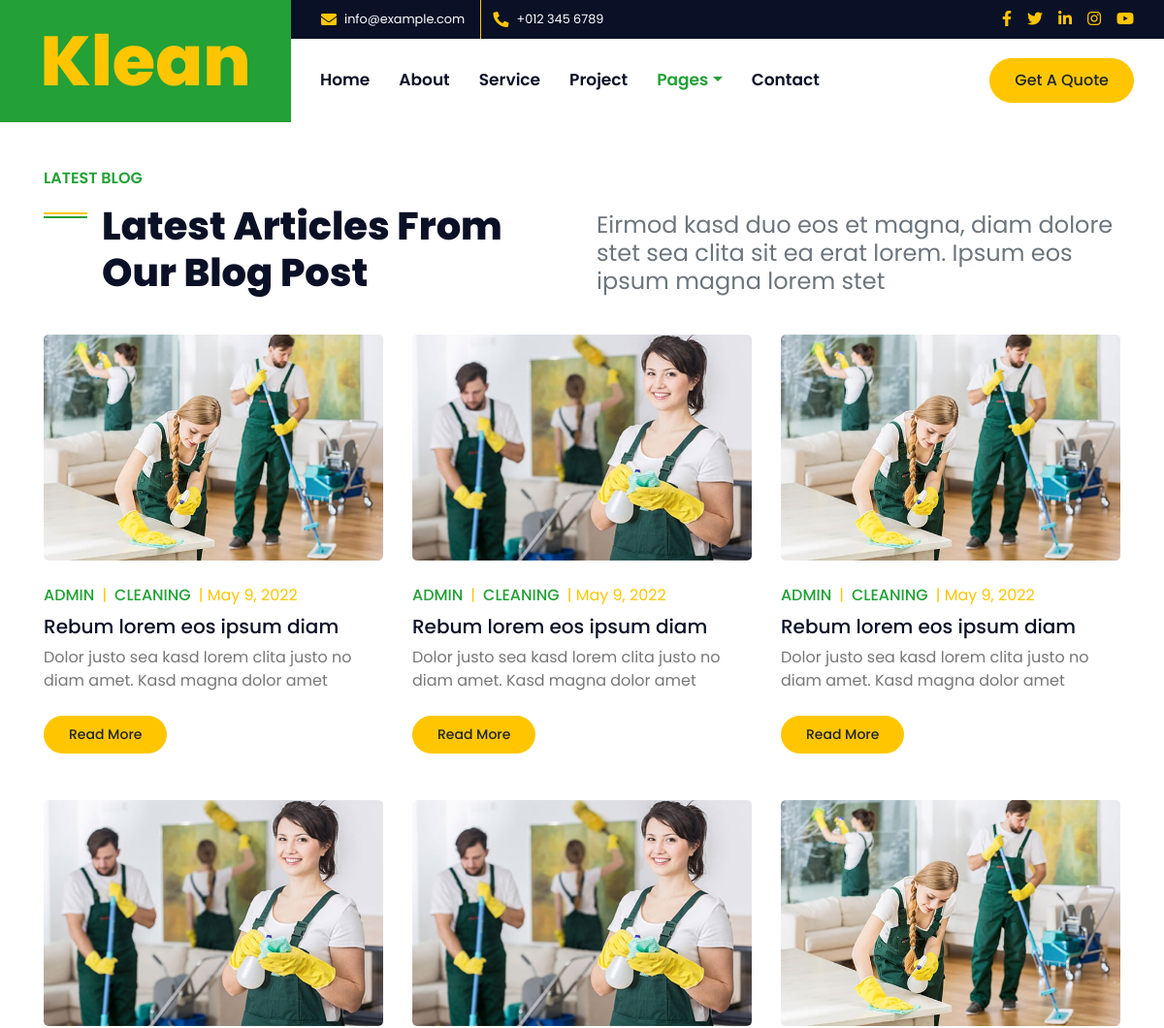
The page /blog/ (upper part) on the database as committed earlier.
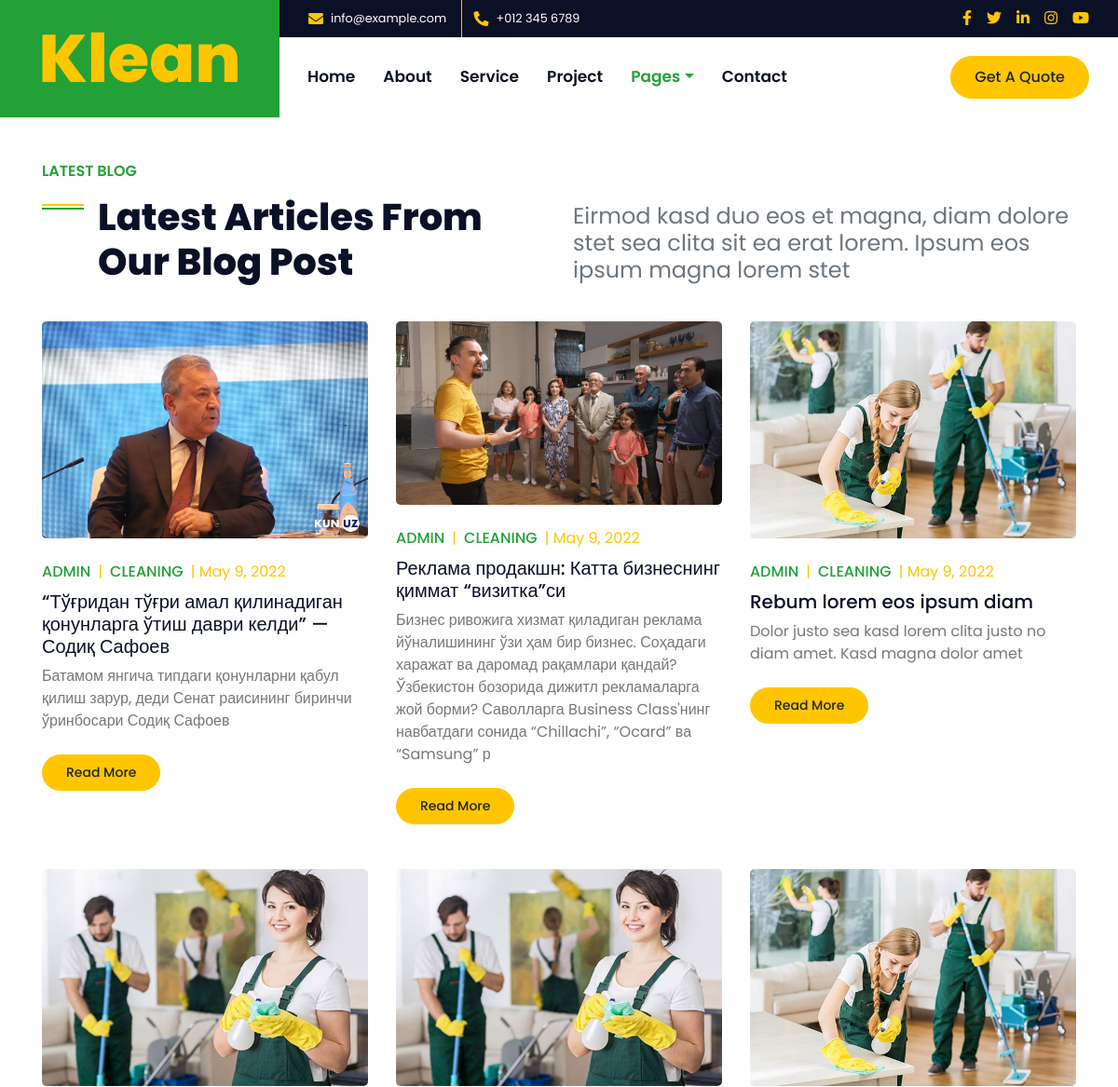
The same page on the database as committed later.
### postapp/models.py (models this page shows, shortened)
class Post(models.Model):
    cat_id = models.ForeignKey(Categorya, on_delete=models.SET_NULL, null=True)
    theme = models.CharField(max_length=100, null=True)
    shortText = models.CharField(max_length=255, null=True)
    text = models.TextField(null=True)
    img = models.ImageField(null=True)
    date = models.DateField(null=True)
    view_count = models.IntegerField(default=0, null=True)
    @property
    def get_image(self):
        try:
            return self.img.url
        except:
            return ''

### postapp/views.py (the view)
# urls.py: 2. Add a URL to urlpatterns:  path('blog/', include('blog.urls'))
def blog(req):
    posts = Post.objects.all()
    paginator = Paginator(posts, 6)  # Show 25 contacts per page.
    page_number = req.GET.get('page')
    page_obj = paginator.get_page(page_number)
    return render(req, 'blog.html',
                  context={
                      'posts':page_obj
                  }
                  )

### template/blog.html (shortened to what this page needs)
{% extends 'base.html' %}
{% load static %}
{% block content %}
    <div class="container-fluid py-5">
        <div class="container">
            <div class="row align-items-end mb-4">
                <div class="col-lg-6">
                    <h6 class="text-secondary font-weight-semi-bold text-uppercase mb-3">Latest Blog</h6>
                    <h1 class="section-title mb-3">Latest Articles From Our Blog Post</h1>
                </div>
                <div class="col-lg-6">
                    <h4 class="font-weight-normal text-muted mb-3">Eirmod kasd duo eos et magna, diam dolore stet sea clita sit ea erat lorem. Ipsum eos ipsum magna lorem stet</h4>
                </div>
            </div>
            <div class="row">
                {% for post in posts %}
                <div class="col-lg-4 col-md-6 mb-5">
                    <div class="position-relative mb-4">
                        <img class="img-fluid rounded w-100" src="{{ post.get_image }}" alt="{{ post.theme }}">
                    </div>
                    <div class="d-flex mb-2">
                        <a class="text-secondary text-uppercase font-weight-medium" href="">Admin</a>
                        <span class="text-primary px-2">|</span>
                        <a class="text-secondary text-uppercase font-weight-medium" href="">Cleaning</a>
                         <span class="text-primary px-2">| {{ post.date }}</span>
                    </div>
                    <h5 class="font-weight-medium mb-2">{{ post.theme }}</h5>
                    <p class="mb-4">{{ post.shortText }}</p>
                    <a class="btn btn-sm btn-primary py-2" href="{% url 'blog_detail' post.id %}">Read More</a>
                </div>
                {% endfor %}
            </div>
        </div>
    </div>
{% endblock content %}

Rows that differ between the two databases and show on the page:
changed Post: get_image: a different picture; theme "Rebum lorem eos ipsum diam" → "“Тўғридан тўғри амал қилинадиган қонунларга ўтиш даври келди” — Содиқ Сафоев"; shortText "Dolor justo sea kasd lorem clita justo no diam amet. Kasd magna dolor amet" → "Батамом янгича типдаги қонунларни қабул қилиш зарур, деди Сенат раисининг биринчи ўринбосари Содиқ Сафоев"
changed Post: get_image: a different picture; theme "Rebum lorem eos ipsum diam" → "Реклама продакшн: Катта бизнеснинг қиммат “визитка”си"; shortText "Dolor justo sea kasd lorem clita justo no diam amet. Kasd magna dolor amet" → "Бизнес ривожига хизмат қиладиган реклама йўналишининг ўзи ҳам бир бизнес. Соҳадаги харажат ва даромад рақамлари қандай? Ўзбекистон бозорида дижитл рекламаларга жой борми? Саволларга Business Class'нинг навбатдаги сонида “Chillachi”, “Ocard” ва “Samsung” р"
